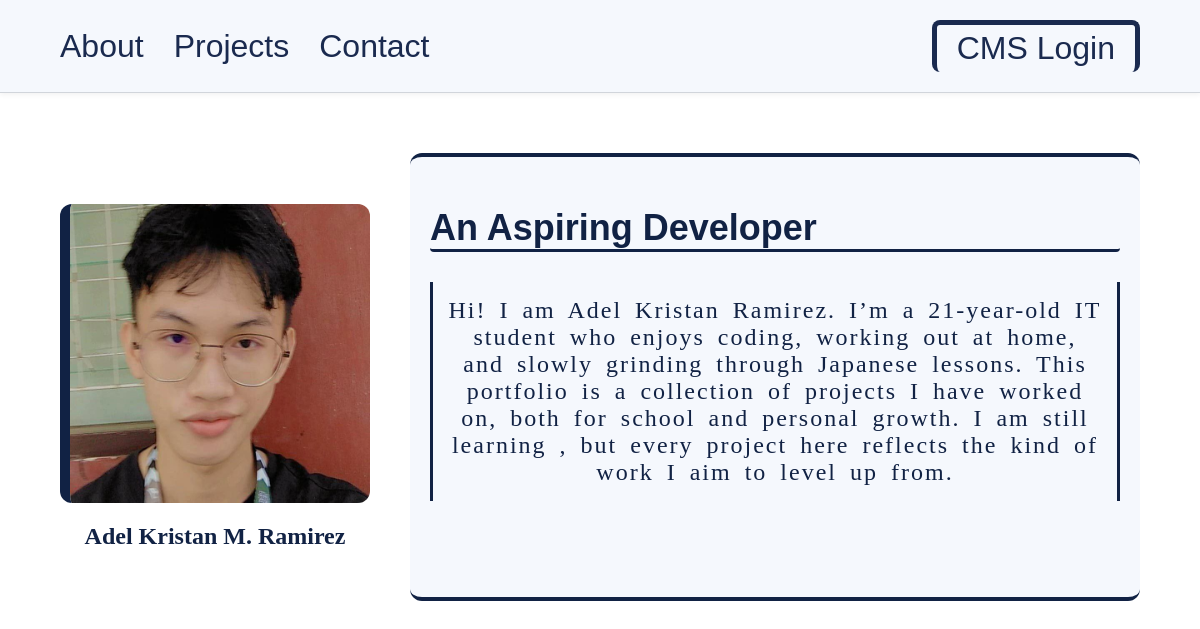
Before: / with the older database file.
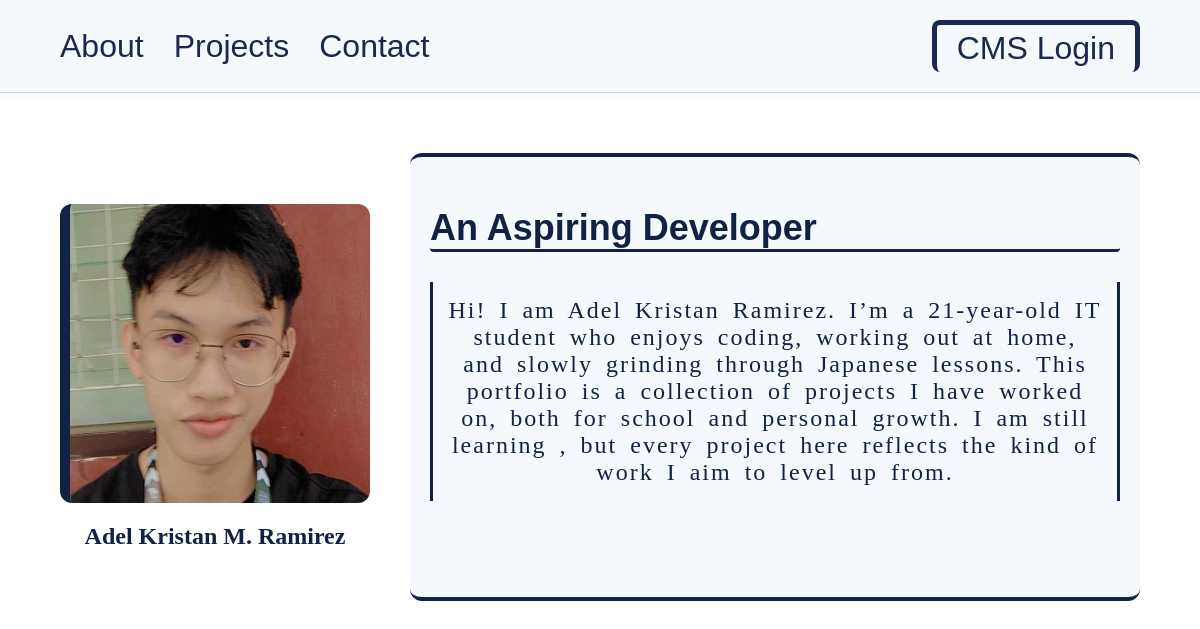
After: the same page with the newer database file.
### tables this page shows
CREATE TABLE `hero_section` (
  `id` int(11) NOT NULL,
  `image_path` varchar(255) NOT NULL,
  `heading` varchar(255) NOT NULL,
  `description` text NOT NULL,
  `name` varchar(255) NOT NULL
);

### hero_section.php (called while the page is built, shortened)
<?php
$result = $conn->query("SELECT * FROM hero_section WHERE id = 1");
$hero = $result->fetch_assoc();

### index.php (the view, shortened to what this page needs)
<?php
$conn = new mysqli('localhost', 'root', '', 'my_portfolio');
include 'nav.php';
include 'hero_section.php';
?>
<!DOCTYPE html>
<html lang="en">
<head>
</head>
<body>
  <section class="hero">
        <div class="hero-content">
            <?php if (!empty($hero['image_path'])): ?>
                <img src="<?php echo htmlspecialchars($hero['image_path']); ?>" alt="Profile" style="border-left: 10px solid #112244;">
            <?php endif; ?>
            <div class="nav-center"><?php echo htmlspecialchars($hero['name'] ?? ''); ?></div>
        </div>
        <div class="hero-text">
            <h1><?php echo htmlspecialchars($hero['heading'] ?? ''); ?></h1>
            <p><?php echo htmlspecialchars($hero['description'] ?? ''); ?></p>
        </div>
    </section>
</body>
</html>

### nav.php (shortened to what this page needs)
<nav>
    <div class="nav-buttons">
        <a href="#professional-experience" class="nav-buttons" id="hover-portfolio">About</a>
        <a href="#projects-section" class="nav-buttons" id="hover-projects">Projects</a>
        <a href="#contact-section" class="nav-buttons" id="hover-contact">Contact</a>
    </div>
    <div class="nav-right">
        <a href="login.php" class="contact-btn" id="hover-login"> CMS Login </a>
    </div>
</nav>

### nav.php (style rules this page uses)
nav { font-size: 2rem; display: flex; justify-content: space-between; align-items: center; padding: 20px 60px; background: #f5f8fd; box-shadow: 0 2px 5px rgba(0,0,0,0.05); border-bottom: 1px inset #D1D5DB; z-index: 1; position: relative; overflow: hidden; }
.nav-center { font-size: 24px; font-weight: bold; font-family: 'AxiformaMed'; color: #112244; text-align: center; }
.nav-buttons, .nav-right { display: flex; align-items: center; gap: 30px; }
.nav-buttons a { text-decoration: none; color: #1a2a4f; position: relative; }
a { text-decoration: none; color: #112244; position: relative; }
a::after { content: ''; position: absolute; left: 0; bottom: -4px; width: 100%; height: 2px; background: #1a2a4f; transform: scaleX(0); transition: transform 0.3s ease; }
.contact-btn::after { content: ''; position: absolute; left: 1.99px; bottom: 0px; width: 98%; height: 3px; background: #1a2a4f; transform: scaleX(0); transform-origin: middle; transition: transform 0.3s ease; }
.contact-btn { color: #1a2a4f; padding: 5px 20px; border-radius: 8px; border: 5px solid #1a2a4f; border-bottom: none; }

### index.php (style rules this page uses)
body { margin: 0; font-family: 'Axiforma', sans-serif; background: #fff; color: #112244; overflow-x: hidden; overflow-y: auto; position: relative; scrollbar-color: #112244 #e5eaf5; }
.hero { display: flex; align-items: center; justify-content: space-between; gap: 40px; padding: 60px; position: relative; }
.hero-content { display: flex; flex-direction: column; align-items: center; justify-content: center; gap: 20px; }
.hero img { width: 400px; border-radius: 12px; max-width: 300px; height: auto; }
.hero-text { height: 400px; width: 100%; max-width: 100%; min-height: 100%; text-align: left; background-color: #f5f8fd; border-top: 4px solid #112244; border-bottom: 4px solid #112244; border-radius: 12px; padding: 20px; }
.hero-text h1 { font-size: 36px; margin-bottom: 20x; color: #112244; border-radius:4px; border-bottom:3px solid #112244; }
.hero-text p { padding: 15px; font-size: 18px; max-height: 500px; max-width: 400px; background-color: #f5f8fd; border-left:3px solid #112244; border-right:3px solid #112244; text-align: center; margin: auto; letter-spacing: 2px; word-spacing: 5px; max-width: none; font-size: 1.5rem; white-space: normal; overflow-y: auto; font-family: 'AxiformaMed'; }
html { scroll-behavior: smooth; }

Changed rows visible on the page:
changed hero_section "An Aspiring Developer": image_path: picture added in place of a placeholder
